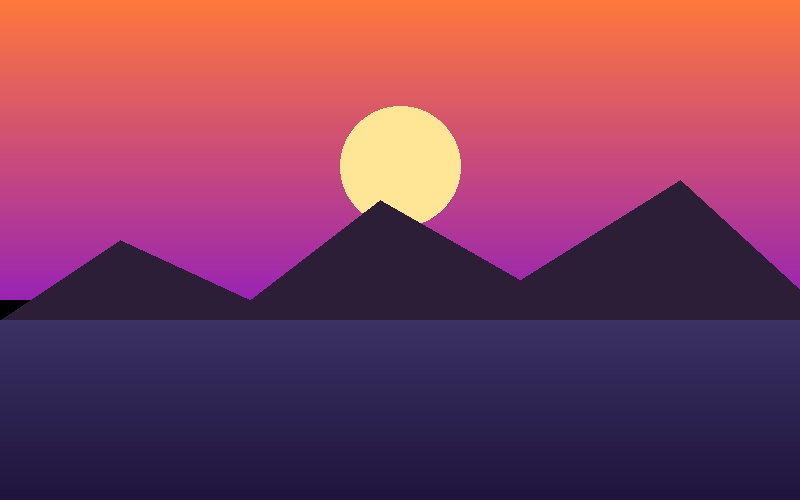
#> input picture assets/sample_images/nature_sunset.jpg, 800 x 500 px
$ python -i edge_detection.py   (imports and definitions only)   (older library calls are emulated)
#> lines starting #> are read from the running program, lines starting #| are printed output that depends on the picture
#> further down, picture is the input picture: PIL image 800x500 RGB; mean R, G, B 129.3, 62.8, 92
### modules/image_utils.py
"""
PixelLab - Image Utilities Module
Provides helper functions for image validation, color format conversions (PIL <-> OpenCV),
channel management, metadata extraction, and buffer export.
"""

from typing import Tuple, Optional, Dict, Any
import io
import math
from PIL import Image, ImageOps
import numpy as np
import cv2

# Supported image extensions and formats
SUPPORTED_EXTENSIONS = {"jpg", "jpeg", "png", "webp"}
SUPPORTED_FORMATS = {"JPEG", "JPG", "PNG", "WEBP", "MPO"}


# [150 lines left out: functions format_bytes, calculate_aspect_ratio, validate_image_file, get_image_info, not called in this run]


def ensure_rgb(image: Image.Image) -> Image.Image:
    """
    Safely convert any PIL Image to standard RGB mode (3 channels).
    If the image has an Alpha transparency channel (RGBA), it composites onto
    a clean white background to prevent dark artifacts.

    Args:
        image (Image.Image): Source PIL image.

    Returns:
        Image.Image: RGB mode PIL image.
    """
    if image.mode == "RGB":
        return image.copy()

    if image.mode == "RGBA":
        # Create a white background and composite alpha over it
        background = Image.new("RGB", image.size, (255, 255, 255))
        background.paste(image, mask=image.split()[3])  # Split index 3 is Alpha channel
        return background

    if image.mode == "LA":
        # Grayscale with Alpha
        rgba = image.convert("RGBA")
        return ensure_rgb(rgba)

    # Grayscale, palette, etc.
    return image.convert("RGB")


# [13 lines left out: function ensure_rgba, not called in this run]


def pil_to_cv2(image: Image.Image) -> np.ndarray:
    """
    Convert a PIL Image to an OpenCV NumPy array.
    Accurately handles RGB -> BGR, RGBA -> BGRA, and Grayscale (L).

    Args:
        image (Image.Image): PIL Image.

    Returns:
        np.ndarray: OpenCV compatible uint8 array.
    """
    # Ensure standard mode
    if image.mode == "RGBA":
        arr = np.array(image, dtype=np.uint8)
        # Convert RGBA to BGRA
        return cv2.cvtColor(arr, cv2.COLOR_RGBA2BGRA)
    elif image.mode == "L":
        # Grayscale single channel
        return np.array(image, dtype=np.uint8)
    else:
        # Standard RGB
        rgb_img = ensure_rgb(image)
        arr = np.array(rgb_img, dtype=np.uint8)
        # Convert RGB to BGR for OpenCV
        return cv2.cvtColor(arr, cv2.COLOR_RGB2BGR)


# [69 lines left out: functions cv2_to_pil, image_to_bytes, not called in this run]

### modules/edge_detection.py
"""
PixelLab - Edge Detection Module
Provides industry-standard edge detection operators:
- Canny Edge Detection (with hysteresis thresholds)
- Sobel X (vertical edge gradient)
- Sobel Y (horizontal edge gradient)
- Sobel Combined (gradient magnitude)
- Laplacian Edge Detection (second derivative)
"""

from typing import Tuple
from PIL import Image
import numpy as np
import cv2
from modules.image_utils import pil_to_cv2, cv2_to_pil, ensure_rgb


# [119 lines left out: functions detect_canny, detect_sobel_x, detect_sobel_y, not called in this run]


def detect_sobel_combined(image: Image.Image, ksize: int = 3) -> Image.Image:
    """
    Compute combined gradient magnitude (Sobel X + Sobel Y).

    How it works:
    Computes both horizontal (Gx) and vertical (Gy) gradients and calculates the
    true Euclidean gradient magnitude: Magnitude = sqrt(Gx^2 + Gy^2).
    This highlights edges in all orientations evenly.

    Args:
        image (Image.Image): Input PIL Image.
        ksize (int): Kernel size (odd integer: 1, 3, 5, 7; default 3).

    Returns:
        Image.Image: Combined gradient magnitude map in RGB mode.
    """
    rgb_img = ensure_rgb(image)
    cv_bgr = pil_to_cv2(rgb_img)
    gray = cv2.cvtColor(cv_bgr, cv2.COLOR_BGR2GRAY)
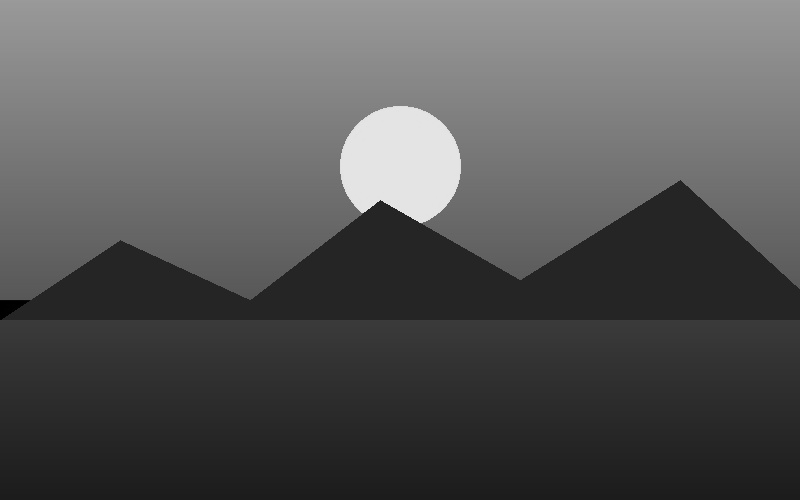
#> gray: shape (500, 800); min 0, max 233, mean 86.1

    k = max(1, int(ksize))
    if k % 2 == 0:
        k += 1
    k = min(7, k)

    grad_x = cv2.Sobel(gray, cv2.CV_64F, 1, 0, ksize=k)
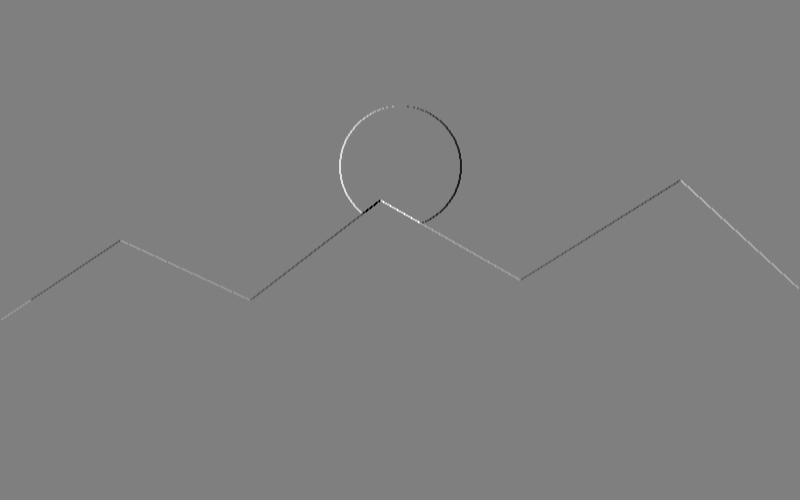
#> grad_x: shape (500, 800) float64; min -579, max 578, mean 0; drawn with min black and max white
    grad_y = cv2.Sobel(gray, cv2.CV_64F, 0, 1, ksize=k)
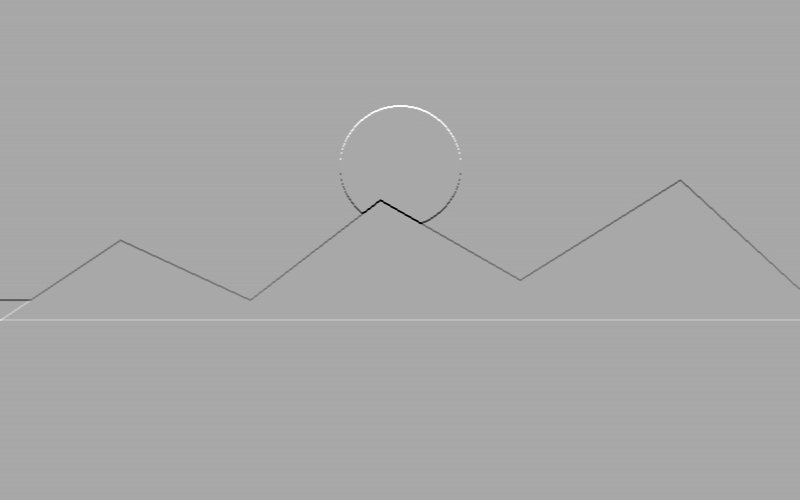
#> grad_y: shape (500, 800) float64; min -776, max 399, mean -2; drawn with min black and max white

    magnitude = cv2.magnitude(grad_x, grad_y)
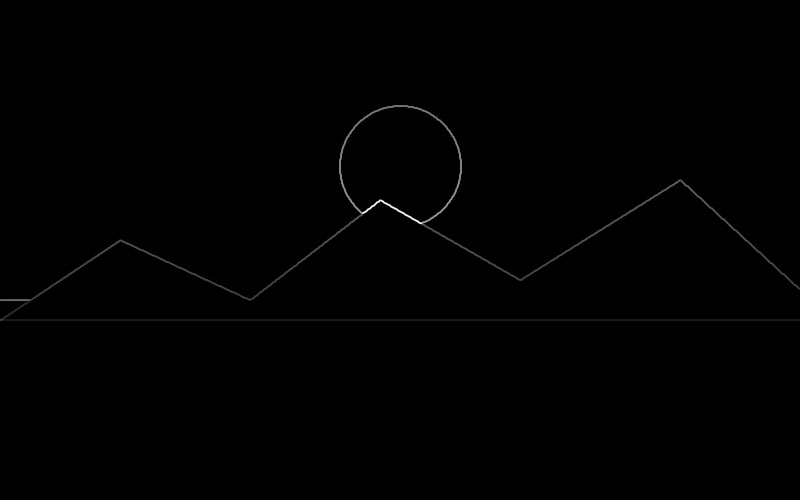
#> magnitude: shape (500, 800) float64; min 0, max 864.9, mean 4; drawn with min black and max white
    abs_magnitude = cv2.convertScaleAbs(magnitude)

    abs_rgb = cv2.cvtColor(abs_magnitude, cv2.COLOR_GRAY2RGB)
    return Image.fromarray(abs_rgb, mode="RGB")


# [30 lines left out: function detect_laplacian, not called in this run]

>>> from PIL import Image
>>> picture = Image.open('../assets/sample_images/nature_sunset.jpg')
>>> result = detect_sobel_combined(picture)

$ run again, on assets/sample_images/studio_colors.jpg
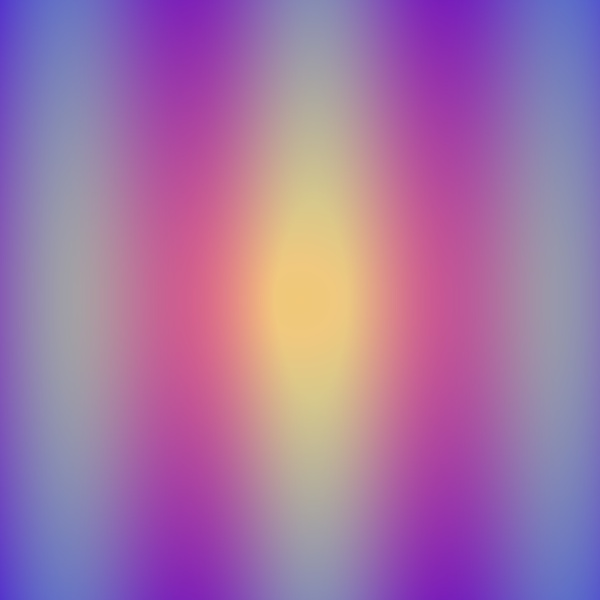
#> input picture assets/sample_images/studio_colors.jpg, 600 x 600 px
#> picture is the input picture: PIL image 600x600 RGB; mean R, G, B 162.6, 116.2, 165.4
#> in detect_sobel_combined, `grad_y = cv2.Sobel(gray, cv2.CV_64F, 0, 1, ksize=k)`:
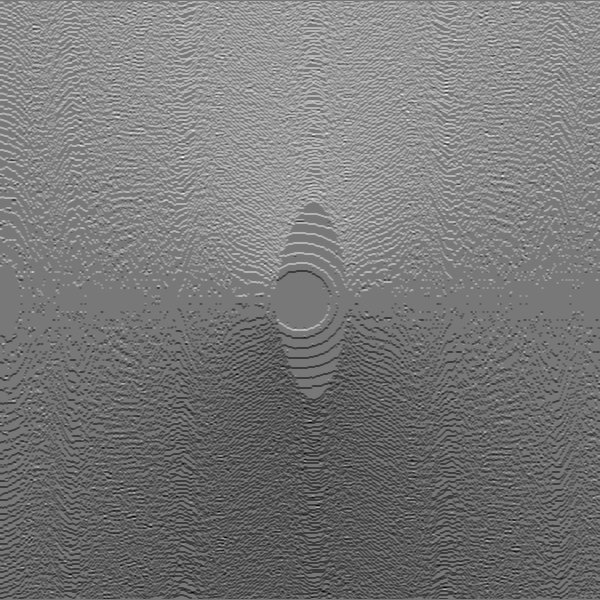
#> grad_y: shape (600, 600) float64; min -8, max 9, mean 0.00338; drawn with min black and max white
#> in detect_sobel_combined, `magnitude = cv2.magnitude(grad_x, grad_y)`:
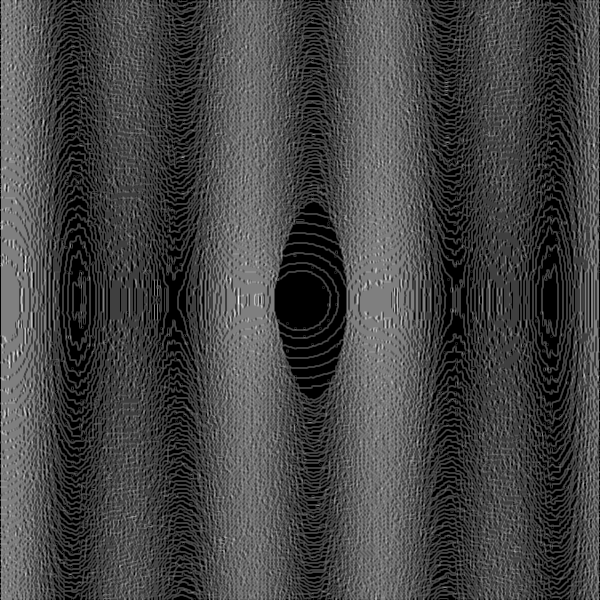
#> magnitude: shape (600, 600) float64; min 0, max 16, mean 4.3; drawn with min black and max white
